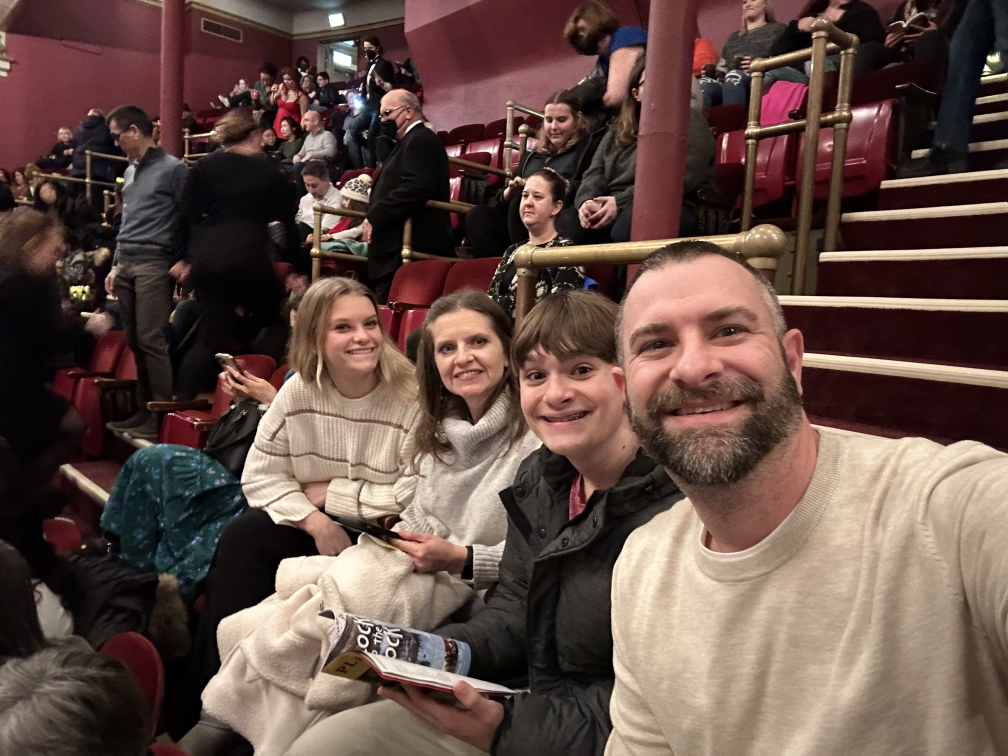
#> input picture imgs/IMG_0513.jpg, 4032 x 3024 px (shown at 1/4 size); its folder holds only this picture in this run
$ python photo.py
#> lines starting #> are read from the running program, lines starting #| are printed output that depends on the picture
from PIL import Image, ImageEnhance, ImageFont, ImageDraw, ImageFilter
import os

path = "./imgs"
pathOut = "./editedImgs"

for filename in os.listdir(path):
  img = Image.open(f"{path}/{filename}")
#> img is the input picture: PIL image 4032x3024 RGB; mean R, G, B 100.5, 78.3, 70.7

  edit = img.filter(ImageFilter.SHARPEN).convert('L')
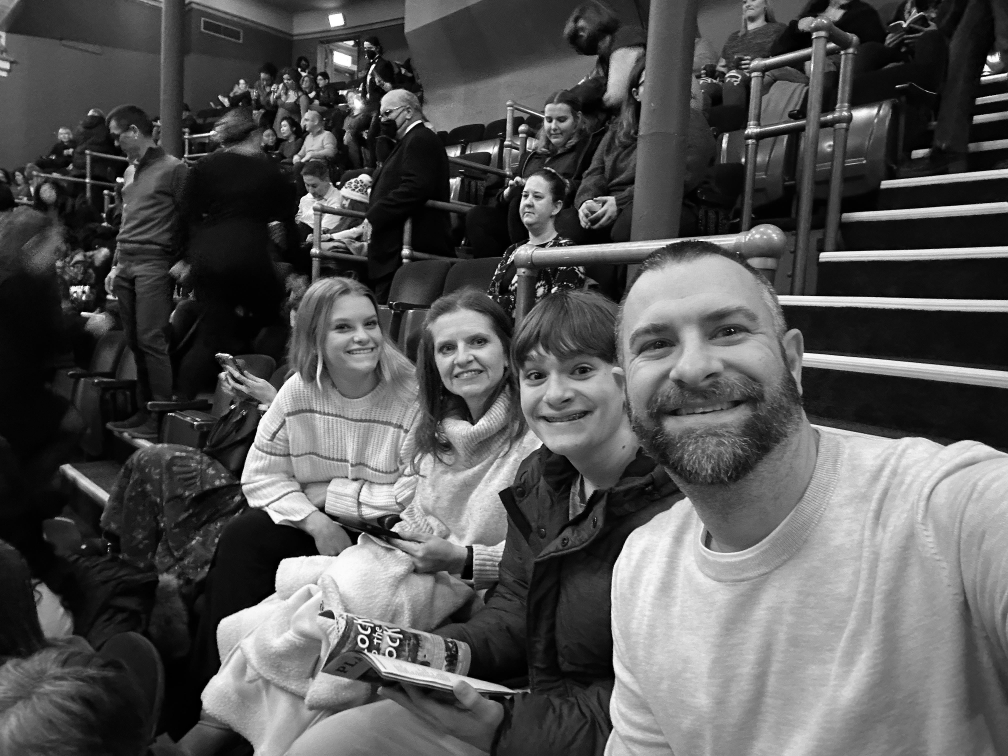
#> edit: PIL image 4032x3024 L (shown at 1/4 size); min 0, max 255, mean 84.1
  factor = 1.5
  enhancer = ImageEnhance.Contrast(edit)
  edit = enhancer.enhance(factor)
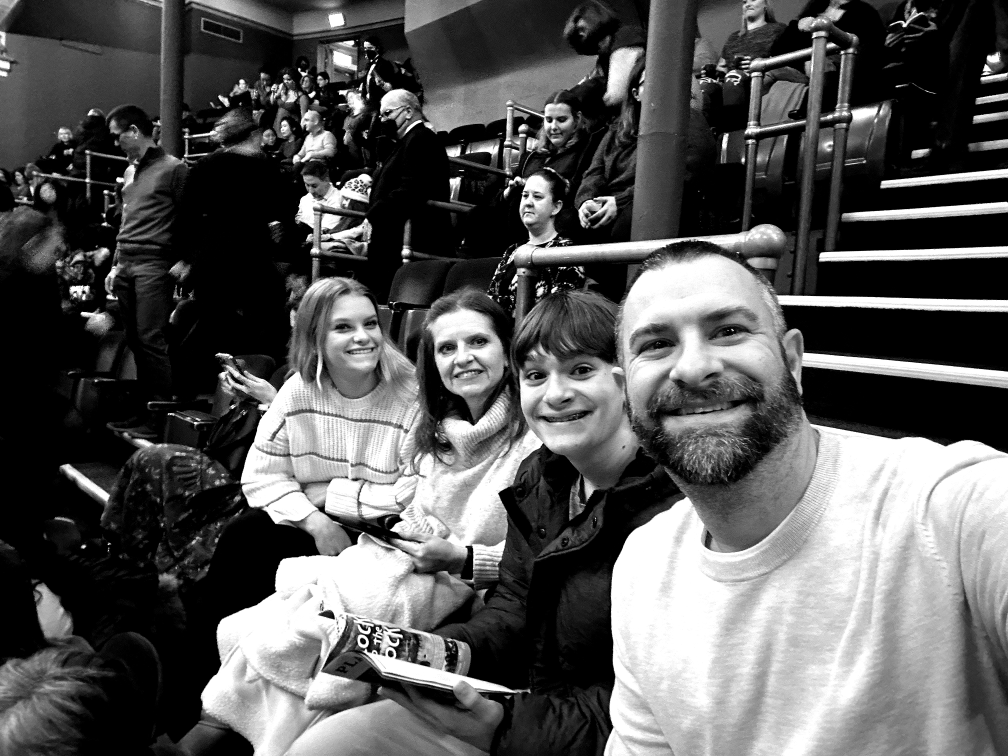
#> edit: PIL image 4032x3024 L (shown at 1/4 size); min 0, max 255, mean 88.2
  draw = ImageDraw.Draw(edit)
  font = ImageFont.truetype("lgr.ttf", size=438)
  draw.text((10,25), "CHICAGO",fill="yellow", font=font)
  clean_name = os.path.splitext(filename)[0]
  edit.save(f"./{pathOut}/{clean_name}_edited.jpg")
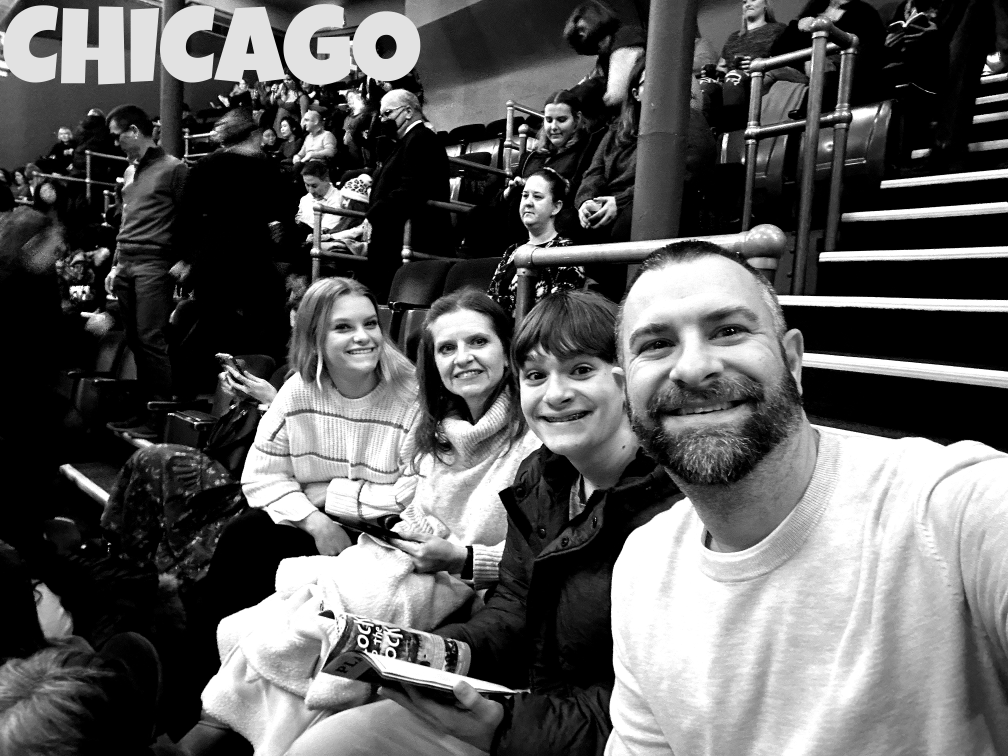
#> saved as IMG_0513_edited.jpg: PIL image 4032x3024 L (shown at 1/4 size); min 0, max 255, mean 93.1
